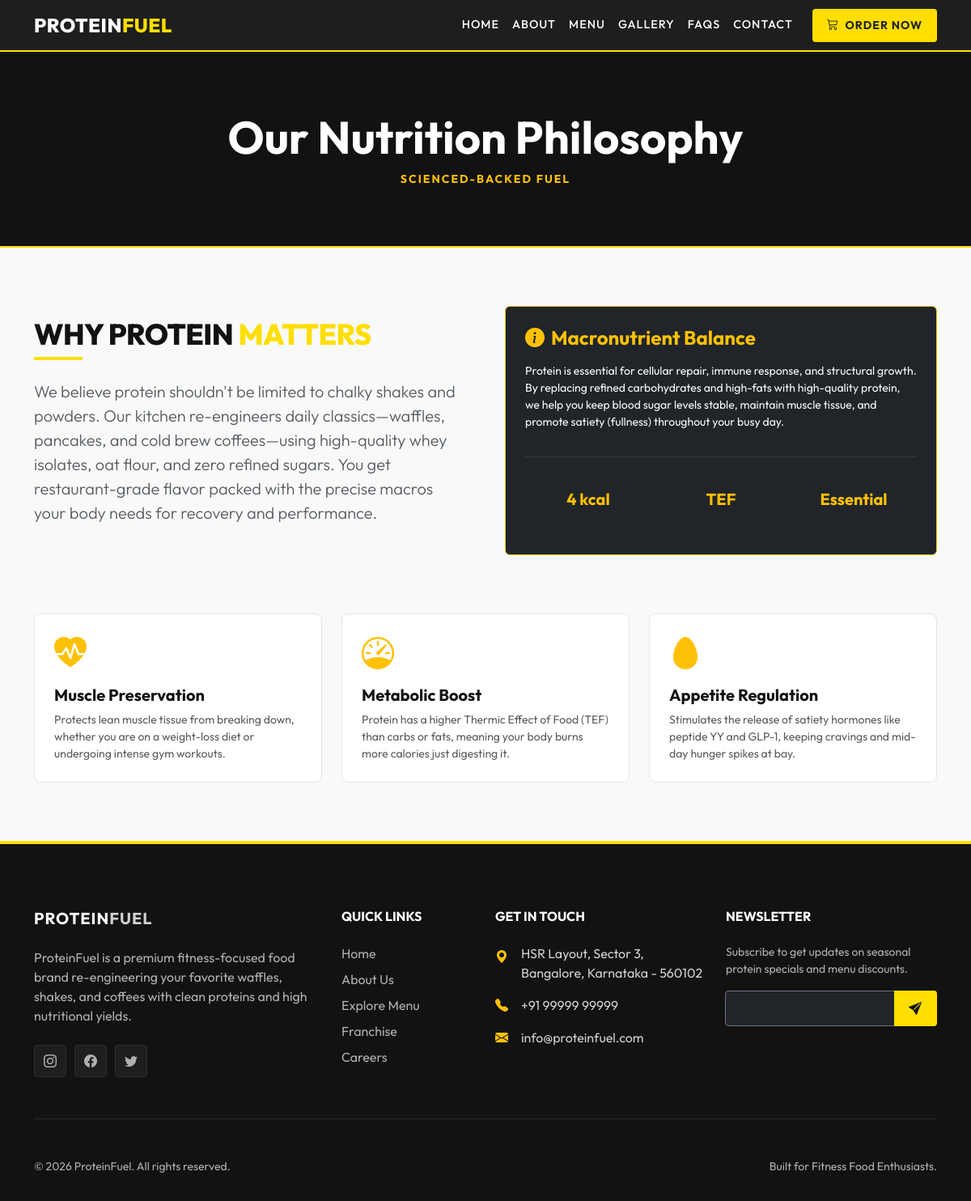
Screenshot of /philosophy/ with the database file from the repository.
### apps/core/models.py (models this page shows, shortened)
class SingletonModel(models.Model):
    class Meta:
        abstract = True
    @classmethod
    def load(cls):
        obj, created = cls.objects.get_or_create(pk=1)
        return obj

class TimeStampedModel(models.Model):
    created_at = models.DateTimeField(auto_now_add=True)
    updated_at = models.DateTimeField(auto_now=True)
    class Meta:
        abstract = True

class HomepageContent(SingletonModel, TimeStampedModel):
    hero_headline = models.CharField(max_length=200, default="Fuel Your Day With Protein")
    hero_subheadline = models.CharField(max_length=300, default="High Protein Waffles, Shakes & Coffee Delivered Fresh")
    hero_button_text = models.CharField(max_length=50, default="Order Now")
    hero_button_url = models.CharField(max_length=200, default="/products/")
    hero_image = models.ImageField(upload_to="homepage/", null=True, blank=True)
    why_choose_title = models.CharField(max_length=200, default="Why Choose ProteinFuel")
    why_choose_subtitle = models.CharField(max_length=300, default="We blend premium protein with delicious recipes.")
    nutrition_title = models.CharField(max_length=200, default="Our Nutrition Philosophy")
    nutrition_content = models.TextField(default="Protein is the building block of life...")
    cta_title = models.CharField(max_length=200, default="Start Your Protein Journey Today")
    cta_subtitle = models.CharField(max_length=300, default="Fuel your gains with our high protein menu items.")
    cta_button_text = models.CharField(max_length=50, default="Explore Menu")
    cta_button_url = models.CharField(max_length=200, default="/products/")
    class Meta:
        verbose_name = "Homepage Content"
        verbose_name_plural = "Homepage Content"

class SiteSettings(SingletonModel, TimeStampedModel):
    site_name = models.CharField(max_length=100, default="ProteinFuel")
    logo = models.ImageField(upload_to="settings/", null=True, blank=True)
    logo_dark = models.ImageField(upload_to="settings/", null=True, blank=True)
    contact_email = models.EmailField(default="info@proteinfuel.com")
    contact_phone = models.CharField(max_length=20, default="+91 99999 99999")
    contact_address = models.TextField(default="Bangalore, India")
    footer_about = models.TextField(blank=True, default="ProteinFuel sells high protein waffles, shakes, coffees, and snacks to keep you active and fueled.")
    copyright_text = models.CharField(max_length=200, default="© 2026 ProteinFuel. All rights reserved.")
    google_analytics_id = models.CharField(max_length=50, blank=True, null=True, help_text="e.g., G-XXXXXXX")
    meta_title = models.CharField(max_length=100, blank=True, null=True)
    meta_description = models.TextField(blank=True, null=True)
    robots_txt = models.TextField(blank=True, null=True, default="User-agent: *\nAllow: /")
    sitemap_xml = models.TextField(blank=True, null=True)
    class Meta:
        verbose_name = "Site Settings"
        verbose_name_plural = "Site Settings"

class SocialLink(TimeStampedModel):
    platform_name = models.CharField(max_length=50, help_text="e.g. Instagram, Facebook, Twitter")
    url = models.URLField()
    icon_name = models.CharField(max_length=50, help_text="Bootstrap icon class name, e.g. 'instagram'")
    is_active = models.BooleanField(default=True)
    display_order = models.PositiveIntegerField(default=0)
    class Meta:
        ordering = ['display_order', 'id']

### apps/core/views.py (the view)
# urls.py: path('philosophy/', PhilosophyView.as_view(), name='philosophy'),
class PhilosophyView(TemplateView):
    template_name = 'core/philosophy.html'
    def get_context_data(self, **kwargs):
        context = super().get_context_data(**kwargs)
        context['homepage'] = HomepageContent.load()
        return context

### templates/core/philosophy.html
{% extends 'base.html' %}
{% block content %}
    <section class="section-dark py-5 bg-dark text-center" style="border-bottom: 2px solid var(--primary-yellow);">
        <div class="container py-4">
            <h1 class="display-4 fw-bold text-white mb-2">{{ homepage.nutrition_title|default:"Nutrition Philosophy" }}</h1>
            <p class="text-warning mb-0 text-uppercase fw-bold small" style="letter-spacing: 2px;">Scienced-backed Fuel</p>
        </div>
    </section>
    <section class="py-5">
        <div class="container py-4">
            <div class="row align-items-center g-5">
                <div class="col-lg-6">
                    <h2 class="section-title mb-4">Why Protein <span>Matters</span></h2>
                    <div class="text-muted mb-4 lead">
                        {{ homepage.nutrition_content|linebreaks }}
                    </div>
                </div>
                <div class="col-lg-6">
                    <div class="card bg-dark text-white border-warning p-4">
                        <h4 class="fw-bold text-warning mb-3"><i class="bi bi-info-circle-fill me-2"></i>Macronutrient Balance</h4>
                        <p class="text-light small">
                            Protein is essential for cellular repair, immune response, and structural growth. By replacing refined carbohydrates and high-fats with high-quality protein, we help you keep blood sugar levels stable, maintain muscle tissue, and promote satiety (fullness) throughout your busy day.
                        </p>
                        <hr class="border-secondary">
                        <div class="row text-center mt-3 g-2">
                            <div class="col-4">
                                <span class="d-block fw-bold text-warning h5">4 kcal</span>
                                <small class="text-muted">Per Gram of Protein</small>
                            </div>
                            <div class="col-4">
                                <span class="d-block fw-bold text-warning h5">TEF</span>
                                <small class="text-muted">High Thermic Effect</small>
                            </div>
                            <div class="col-4">
                                <span class="d-block fw-bold text-warning h5">Essential</span>
                                <small class="text-muted">9 Amino Acids</small>
                            </div>
                        </div>
                    </div>
                </div>
            </div>
            <div class="row g-4 mt-5">
                <div class="col-md-4">
                    <div class="premium-card p-4 h-100">
                        <i class="bi bi-heart-pulse-fill display-6 text-warning mb-3 d-block"></i>
                        <h5 class="fw-bold">Muscle Preservation</h5>
                        <p class="text-muted small mb-0">Protects lean muscle tissue from breaking down, whether you are on a weight-loss diet or undergoing intense gym workouts.</p>
                    </div>
                </div>
                <div class="col-md-4">
                    <div class="premium-card p-4 h-100">
                        <i class="bi bi-speedometer display-6 text-warning mb-3 d-block"></i>
                        <h5 class="fw-bold">Metabolic Boost</h5>
                        <p class="text-muted small mb-0">Protein has a higher Thermic Effect of Food (TEF) than carbs or fats, meaning your body burns more calories just digesting it.</p>
                    </div>
                </div>
                <div class="col-md-4">
                    <div class="premium-card p-4 h-100">
                        <i class="bi bi-egg-fill display-6 text-warning mb-3 d-block"></i>
                        <h5 class="fw-bold">Appetite Regulation</h5>
                        <p class="text-muted small mb-0">Stimulates the release of satiety hormones like peptide YY and GLP-1, keeping cravings and mid-day hunger spikes at bay.</p>
                    </div>
                </div>
            </div>
        </div>
    </section>
{% endblock %}

### templates/base.html (shortened to what this page needs)
{% load static %}
<!DOCTYPE html>
<html lang="en">
<head>
    <link href="https://cdn.jsdelivr.net/npm/bootstrap@5.3.0/dist/css/bootstrap.min.css" rel="stylesheet">
    <link rel="stylesheet" href="https://cdn.jsdelivr.net/npm/bootstrap-icons@1.10.5/font/bootstrap-icons.css">
    <link rel="stylesheet" href="{% static 'css/style.css' %}">
</head>
<body>
    <nav class="navbar navbar-expand-lg navbar-dark navbar-custom sticky-top">
        <div class="container">
            <a class="navbar-brand" href="{% url 'core:home' %}">
                {% if site_settings.logo %}
                    <img src="{{ site_settings.logo.url }}" alt="{{ site_settings.site_name }}" height="40">
                {% else %}
                    PROTEIN<span>FUEL</span>
                {% endif %}
            </a>
            <div class="collapse navbar-collapse" id="navbarNav">
                <ul class="navbar-nav ms-auto align-items-lg-center">
                    <li class="nav-item">
                        <a class="nav-link {% if request.resolver_match.url_name == 'home' %}active{% endif %}" href="{% url 'core:home' %}">Home</a>
                    </li>
                    <li class="nav-item">
                        <a class="nav-link {% if request.resolver_match.url_name == 'about' %}active{% endif %}" href="{% url 'core:about' %}">About</a>
                    </li>
                    <li class="nav-item">
                        <a class="nav-link {% if request.resolver_match.app_name == 'catalog' %}active{% endif %}" href="{% url 'catalog:product_list' %}">Menu</a>
                    </li>
                    <li class="nav-item">
                        <a class="nav-link {% if request.resolver_match.url_name == 'gallery' %}active{% endif %}" href="{% url 'core:gallery' %}">Gallery</a>
                    </li>
                    <li class="nav-item">
                        <a class="nav-link {% if request.resolver_match.url_name == 'faq' %}active{% endif %}" href="{% url 'core:faq' %}">FAQs</a>
                    </li>
                    <li class="nav-item">
                        <a class="nav-link {% if request.resolver_match.url_name == 'contact' %}active{% endif %}" href="{% url 'core:contact' %}">Contact</a>
                    </li>
                    <li class="nav-item ms-lg-3 mt-2 mt-lg-0">
                        <a class="btn btn-yellow btn-sm py-2 px-3 text-dark font-weight-bold" href="{% url 'catalog:product_list' %}">
                            <i class="bi bi-cart3 me-1"></i> Order Now
                        </a>
                    </li>
                </ul>
            </div>
        </div>
    </nav>
    <main>
        {% block content %}{% endblock %}
    </main>
    <footer class="footer-custom">
        <div class="container">
            <div class="row g-4">
                <div class="col-lg-4 col-md-6">
                    <h5 class="text-uppercase fw-bold mb-4" style="letter-spacing: 1px;">
                        PROTEIN<span style="color: var(--primary-yellow);">FUEL</span>
                    </h5>
                    <p class="text-muted mb-4">
                        {{ site_settings.footer_about }}
                    </p>
                    <div class="d-flex">
                        {% for link in social_links %}
                        <a href="{{ link.url }}" class="footer-social-icon" target="_blank" title="{{ link.platform_name }}">
                            <i class="bi bi-{{ link.icon_name }}"></i>
                        </a>
                        {% endfor %}
                    </div>
                </div>
                <div class="col-lg-2 col-md-6 ms-lg-auto">
                    <h6 class="text-uppercase fw-bold mb-4">Quick Links</h6>
                    <ul class="list-unstyled">
                        <li class="mb-2"><a href="{% url 'core:home' %}">Home</a></li>
                        <li class="mb-2"><a href="{% url 'core:about' %}">About Us</a></li>
                        <li class="mb-2"><a href="{% url 'catalog:product_list' %}">Explore Menu</a></li>
                        <li class="mb-2"><a href="{% url 'core:franchise' %}">Franchise</a></li>
                        <li class="mb-2"><a href="{% url 'core:careers' %}">Careers</a></li>
                    </ul>
                </div>
                <div class="col-lg-3 col-md-6">
                    <h6 class="text-uppercase fw-bold mb-4">Get In Touch</h6>
                    <ul class="list-unstyled text-muted">
                        <li class="mb-3 d-flex align-items-start">
                            <i class="bi bi-geo-alt-fill text-warning me-3 mt-1"></i>
                            <span>{{ site_settings.contact_address }}</span>
                        </li>
                        <li class="mb-3 d-flex align-items-center">
                            <i class="bi bi-telephone-fill text-warning me-3"></i>
                            <span>{{ site_settings.contact_phone }}</span>
                        </li>
                        <li class="mb-3 d-flex align-items-center">
                            <i class="bi bi-envelope-fill text-warning me-3"></i>
                            <span>{{ site_settings.contact_email }}</span>
                        </li>
                    </ul>
                </div>
                <div class="col-lg-3 col-md-6">
                    <h6 class="text-uppercase fw-bold mb-4">Newsletter</h6>
                    <p class="text-muted small mb-3">Subscribe to get updates on seasonal protein specials and menu discounts.</p>
                    <form id="newsletter-form" class="input-group">
                        <input type="email" name="email" class="form-control bg-dark border-secondary text-white" placeholder="Your Email" required style="border-radius: 4px 0 0 4px;">
                        <button type="submit" class="btn btn-yellow" style="border-radius: 0 4px 4px 0; padding: 0.5rem 1rem;">
                            <i class="bi bi-send-fill"></i>
                        </button>
                    </form>
                </div>
            </div>
            <hr class="my-5 border-secondary">
            <div class="row align-items-center">
                <div class="col-md-6 text-center text-md-start text-muted small">
                    {{ site_settings.copyright_text }}
                </div>
                <div class="col-md-6 text-center text-md-end text-muted small mt-2 mt-md-0">
                    Built for Fitness Food Enthusiasts.
                </div>
            </div>
        </div>
    </footer>
</body>
</html>

### rows the page displays
HomepageContent: nutrition_title "Our Nutrition Philosophy", nutrition_content "We believe protein shouldn't be limited to chalky shakes and powders. Our kitchen re-engineers daily classics—waffles, pancakes, and cold brew coffees—using high-quality whey isolates, oat flour, and zero refined sugars. You get restaurant-grade flavor packed with the precise macros your body needs for recovery and performance."
SiteSettings: footer_about "ProteinFuel is a premium fitness-focused food brand re-engineering your favorite waffles, shakes, and coffees with clean proteins and high nutritional yields.", contact_address "HSR Layout, Sector 3, Bangalore, Karnataka - 560102", contact_phone "+91 99999 99999", contact_email "info@proteinfuel.com", copyright_text "© 2026 ProteinFuel. All rights reserved."
